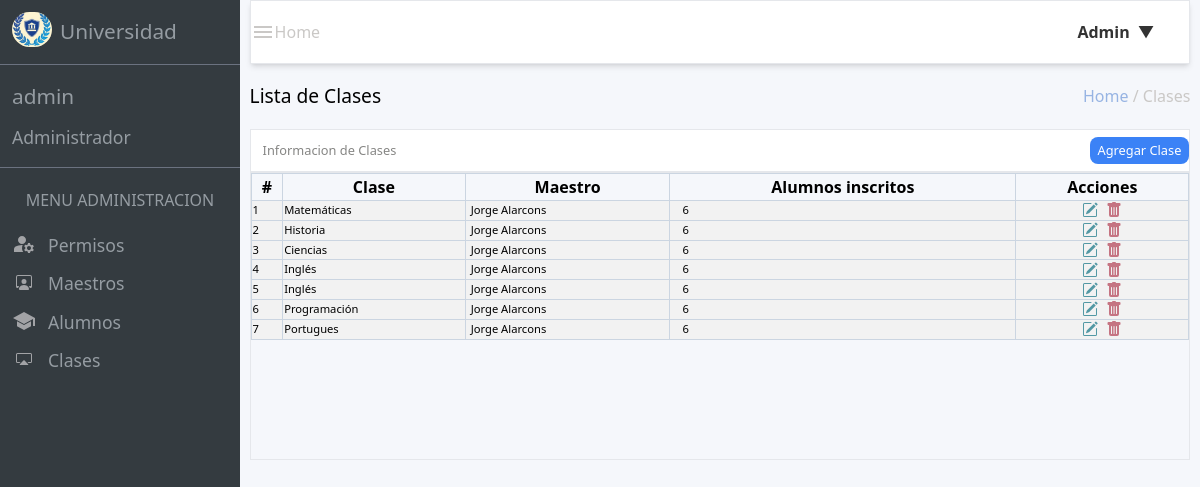
/src/views/admin_views/admin_clases/dash_class_view.php (signed in), run on the app's committed database.
### tables this page shows
CREATE TABLE `curso` (
  `id_curso` int(11) NOT NULL,
  `name_curso` varchar(200) DEFAULT NULL
);

### src/database/connection.php (called while the page is built, shortened)
<?php
class data
{
    private $pdo;
    public function __construct()
    {
        try {
            $host = $_ENV["DB_HOST"];
            $username = $_ENV["DB_USERNAME"];
            $password = $_ENV["DB_PASSWORD"];
            $port = $_ENV["DB_PORT"];
            $dbname = $_ENV["DB_DATABASE"];
            $attributes=[PDO::ATTR_ERRMODE => PDO::ERRMODE_EXCEPTION];
            $dsn = "mysql:host=$host;port=$port;dbname=$dbname";
            $this->pdo = new PDO($dsn,$username,$password,$attributes);
        } catch (PDOException $e) {
            echo "ERROR: " . $e->getMessage();
        }
    }
    public function connect()
    {
        return $this->pdo;
    }
}
?>

### src/views/admin_views/admin_clases/dash_class_view.php (the view, shortened to what this page needs)
<!DOCTYPE html>
<html lang="en">
<head>
    <link href="/dist/output.css" rel="stylesheet">
    <link rel="stylesheet" href="/src/styles/styles_admin/edit_maestro_style.css">
</head>
<body class="h-screen w-screen">
    <main class="h-full w-full flex flex-row">
        <div class="w-[20%] h-[100%] bg-[#343b40] text-[#959ca2] flex-col">
            <header class="flex items-center h-[8%] pl-3">
                <div class="cont_img"><img src="/src/images/short_logo.JPG" alt="logo" class="imagen"></div>
                <h1 class="pl-2 text-[1.3rem]">Universidad</h1>
            </header>
            <section class="h-[13%] flex flex-col justify-center  border-gray-500 border-t border-b">
                <a href="/src/views/admin_views/dashboard_admin.php"><h1 class="mb-3 text-[1.3rem] pl-3 ">admin</h1></a>
                <h2 class="text-[1.1rem] pl-3">Administrador</h2>
            </section>
            <section class="flex flex-col items-center h-[20$] justify-evenly">
                <h1 class=" my-5">MENU ADMINISTRACION</h1>
                <div class="flex flex-col w-full pl-3 gap-3">
                    <a href="/src/views/admin_views/admin_permiso/dash_permiso_admin.php">
                        <div class="flex gap-3 ">
                            <div class="contenedor-imagenes ">
                                <img class="imagenes" src="/src/images/manage_account.svg" alt="images">
                            </div>
                            <h3 class="text-[1.1rem]">Permisos</h3>
                        </div>
                    </a>
                    <a href="/src/views/admin_views/admin_maestro/dash_view_maestro.php">
                        <div class="flex gap-3">
                            <div class="contenedor-imagenes ">
                                <img class="imagenes" src="/src/images/person-workspace.svg" alt="images">
                            </div>
                            <h3 class="text-[1.1rem]">Maestros</h3>
                        </div>
                    </a>
                    <a href="/src/views/admin_views/admin_alumno/dash_alum_view.php">
                        <div class="flex gap-3">
                            <div class="contenedor-imagenes ">
                                <img class="imagenes" src="/src/images/hat.svg" alt="images">
                            </div>
                            <h3 class="text-[1.1rem]">Alumnos</h3>
                        </div>
                    </a>
                    <a href="/src/views/admin_views/admin_clases/dash_class_view.php">
                        <div class="flex gap-3">
                            <div class="contenedor-imagenes ">
                                <img class="imagenes" src="/src/images/cast.svg" alt="images">
                            </div>
                            <h3 class="text-[1.1rem]">Clases</h3>
                        </div>
                    </a>
                </div>
            </section>
        </div>
        <section class="w-[80%] h-[100%] bg-[#f5f7fb] flex flex-col items-center">
            <header class="w-[98%] h-[8%] border bg-[#ffffff] flex justify-between items-center text-[#cac8c6] shadow-md">
                 <div class="flex items-center">
                    <a href="/src/views/admin_views/dashboard_admin.php"><div><img src="/src/images/menu.svg" alt="menu"></div></a>
                    <h1>Home</h1>
                </div>
                <div class="w-[7rem] h-auto relative">
                    <div class="dropdown">
                        <div class="flex flex-row items-center w-50">
                            <div>
                                <button id="dropdownBtn" class="dropdown-button font-semibold ">Admin<span class="arrow">&#9660;</span></button>
                            </div>
                        </div>
                    </div>
                </div>
            </header>
            <div class="w-[98%] h-[90%]">
                <section class="w-full h-[9%] flex justify-between items-center">
                    <h1 class=" text-[1.2rem]" >Lista de Clases</h1>
                    <h2 class=" text-[#cac8c6]"><span class="text-[#97b4e3]">Home</span> / Clases</h2>
                </section>
                <section class=" h-[40%] w-full">
                    <div class="w-full h-[15%] border bg-[#ffffff] text-[#868684] flex text-[.8rem] justify-between items-center">
                        <h1 class="text-bold pl-3">Informacion de Clases</h1>
                        <button id="showModalButton2" class="bg-blue-500 rounded-lg  py-1 px-2 text-[white] w-25">Agregar Clase</button>
                    </div>
                    <div class="border h-full w-full ">
                        <table class="w-full">
                            <thead class="border border-slate-300">
                                    <th>#</th>
                                    <th class="border border-slate-300">Clase</th>
                                    <th class="border border-slate-300">Maestro</th>
                                    <th>Alumnos inscritos</th>
                                    <th class="border border-slate-300">Acciones</th>
                            </thead>
                            <tbody>
                            <?php require_once($_SERVER["DOCUMENT_ROOT"] ."/src/database/connection.php" );
                                $query = "SELECT * FROM curso" ;
                                $conn = new data();
                                $resultado = $conn->connect()->query($query);
                                while ($row = $resultado->fetch(PDO::FETCH_ASSOC)) {
                                ?>
                                <tr class="border border-slate-300 bg-[#f2f2f2] text-[.7rem]">
                                    <td><?= $row["id_curso"] ?></td>
                                    <td class="border border-slate-300"><?=$row["name_curso"]?></td>
                                    <td class="border border-slate-300"><span class="border-none text-[black] px-1 py-1 rounded-lg">Jorge Alarcons</span></td>
                                    <td class="border border-slate-300 pl-2 "><span class="border-none text-[black] px-1 py-1 rounded-lg">6</span></td>
                                    <td class="border border-slate-300">
                                        <div class="w-full flex justify-center gap-2">
                                            <img src="/src/images/pencil.svg" alt="img" id="showModalButton">
                                            <img src="/src/images/trash.svg" alt="trash">
                                        </div>
                                    </td>
                                </tr>
                                <?php } ?>
                            </tbody>
                        </table>
                    </div>
                </section>
            </div>
        </section>
    </main>
</body>
</html>

### src/styles/styles_admin/edit_maestro_style.css (style rules this page uses)
.cont_img { width: 2.5rem; height: 2.5rem; border-radius: 25px; }
.imagen { object-fit: contain; overflow: hidden; border-radius: 25px; }
.contenedor-imagenes { height: 1.5rem; width: 1.5rem; display: flex; justify-content: center; align-items: center; }
.imagenes { object-fit: contain; overflow: hidden; }
.dropdown { position: relative; display: inline-block; }
.dropdown-button { background-color: #fff; border: none; color: #333; font-size: 16px; cursor: pointer; }
.arrow { margin-left: 8px; }

### data on the page
curso: id_curso "1", name_curso "Matemáticas"
curso: id_curso "2", name_curso "Historia"
curso: id_curso "3", name_curso "Ciencias"
curso: id_curso "4", name_curso "Inglés"
curso: id_curso "5", name_curso "Inglés"
curso: id_curso "6", name_curso "Programación"
curso: id_curso "7", name_curso "Portugues"
